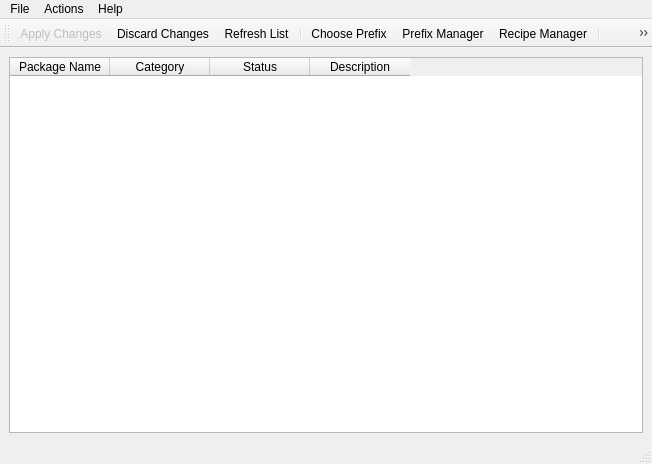
<?xml version="1.0" encoding="UTF-8"?>
<ui version="4.0">
 <class>MainWindow</class>
 <widget class="QMainWindow" name="MainWindow">
  <property name="geometry">
   <rect>
    <x>0</x>
    <y>0</y>
    <width>652</width>
    <height>464</height>
   </rect>
  </property>
  <property name="sizePolicy">
   <sizepolicy hsizetype="Expanding" vsizetype="Expanding">
    <horstretch>0</horstretch>
    <verstretch>0</verstretch>
   </sizepolicy>
  </property>
  <property name="windowTitle">
   <string>MainWindow</string>
  </property>
  <widget class="QWidget" name="centralwidget">
   <layout class="QVBoxLayout" name="verticalLayout">
    <item>
     <widget class="QTableWidget" name="tableWidget">
      <property name="showGrid">
       <bool>false</bool>
      </property>
      <property name="gridStyle">
       <enum>Qt::NoPen</enum>
      </property>
      <column>
       <property name="text">
        <string>Package Name</string>
       </property>
      </column>
      <column>
       <property name="text">
        <string>Category</string>
       </property>
      </column>
      <column>
       <property name="text">
        <string>Status</string>
       </property>
      </column>
      <column>
       <property name="text">
        <string>Description</string>
       </property>
      </column>
     </widget>
    </item>
   </layout>
  </widget>
  <widget class="QMenuBar" name="menubar">
   <property name="geometry">
    <rect>
     <x>0</x>
     <y>0</y>
     <width>652</width>
     <height>25</height>
    </rect>
   </property>
   <widget class="QMenu" name="menuFile">
    <property name="title">
     <string>File</string>
    </property>
    <addaction name="action_Prefix_Manager"/>
    <addaction name="action_Recipe_Manager"/>
    <addaction name="action_Add_Recipe"/>
    <addaction name="separator"/>
    <addaction name="action_RunningConfig"/>
   </widget>
   <widget class="QMenu" name="menuActions">
    <property name="title">
     <string>Actions</string>
    </property>
    <addaction name="separator"/>
    <addaction name="separator"/>
    <addaction name="action_Apply"/>
    <addaction name="action_Discard_Changes"/>
    <addaction name="action_Refresh"/>
    <addaction name="separator"/>
    <addaction name="action_Search"/>
    <addaction name="action_Choose_Prefix"/>
   </widget>
   <widget class="QMenu" name="menuHelp">
    <property name="title">
     <string>Help</string>
    </property>
    <addaction name="action_About_PyBOMBS"/>
    <addaction name="action_About_GNU_Radio"/>
    <addaction name="separator"/>
    <addaction name="action_About_CGRAN"/>
    <addaction name="separator"/>
   </widget>
   <addaction name="menuFile"/>
   <addaction name="menuActions"/>
   <addaction name="menuHelp"/>
  </widget>
  <widget class="QStatusBar" name="statusbar"/>
  <widget class="QToolBar" name="toolBar">
   <property name="enabled">
    <bool>true</bool>
   </property>
   <property name="windowTitle">
    <string>toolBar</string>
   </property>
   <property name="styleSheet">
    <string notr="true"/>
   </property>
   <attribute name="toolBarArea">
    <enum>TopToolBarArea</enum>
   </attribute>
   <attribute name="toolBarBreak">
    <bool>false</bool>
   </attribute>
   <addaction name="action_Apply"/>
   <addaction name="action_Discard_Changes"/>
   <addaction name="action_Refresh"/>
   <addaction name="separator"/>
   <addaction name="action_Choose_Prefix"/>
   <addaction name="action_Prefix_Manager"/>
   <addaction name="action_Recipe_Manager"/>
   <addaction name="separator"/>
   <addaction name="action_Search"/>
   <addaction name="separator"/>
  </widget>
  <action name="action_About_GNU_Radio">
   <property name="text">
    <string>&amp;About GNU Radio</string>
   </property>
  </action>
  <action name="action_About_CGRAN">
   <property name="text">
    <string>&amp;About CGRAN</string>
   </property>
  </action>
  <action name="action_Apply">
   <property name="enabled">
    <bool>false</bool>
   </property>
   <property name="text">
    <string>&amp;Apply Changes</string>
   </property>
   <property name="font">
    <font/>
   </property>
   <property name="iconVisibleInMenu">
    <bool>false</bool>
   </property>
  </action>
  <action name="action_Refresh">
   <property name="text">
    <string>&amp;Refresh List</string>
   </property>
   <property name="iconVisibleInMenu">
    <bool>false</bool>
   </property>
  </action>
  <action name="action_Search">
   <property name="text">
    <string>&amp;Search</string>
   </property>
   <property name="shortcut">
    <string>Ctrl+F</string>
   </property>
   <property name="iconVisibleInMenu">
    <bool>false</bool>
   </property>
  </action>
  <action name="action_Preferences">
   <property name="text">
    <string>&amp;Prefix Manager</string>
   </property>
   <property name="iconVisibleInMenu">
    <bool>false</bool>
   </property>
  </action>
  <action name="action_RunningConfig">
   <property name="text">
    <string>&amp;Running Config</string>
   </property>
  </action>
  <action name="action_About_PyBOMBS">
   <property name="text">
    <string>&amp;About PyBOMBS</string>
   </property>
  </action>
  <action name="action_Discard_Changes">
   <property name="text">
    <string>&amp;Discard Changes</string>
   </property>
  </action>
  <action name="action_Recipe_Manager">
   <property name="text">
    <string>&amp;Recipe Manager</string>
   </property>
  </action>
  <action name="action_Prefix_Manager">
   <property name="text">
    <string>&amp;Prefix Manager</string>
   </property>
  </action>
  <action name="action_Add_Recipe">
   <property name="text">
    <string>&amp;Add Recipe</string>
   </property>
  </action>
  <action name="action_Choose_Prefix">
   <property name="text">
    <string>&amp;Choose Prefix</string>
   </property>
  </action>
 </widget>
 <resources>
  <include location="../myicons.qrc"/>
 </resources>
 <connections/>
</ui>
